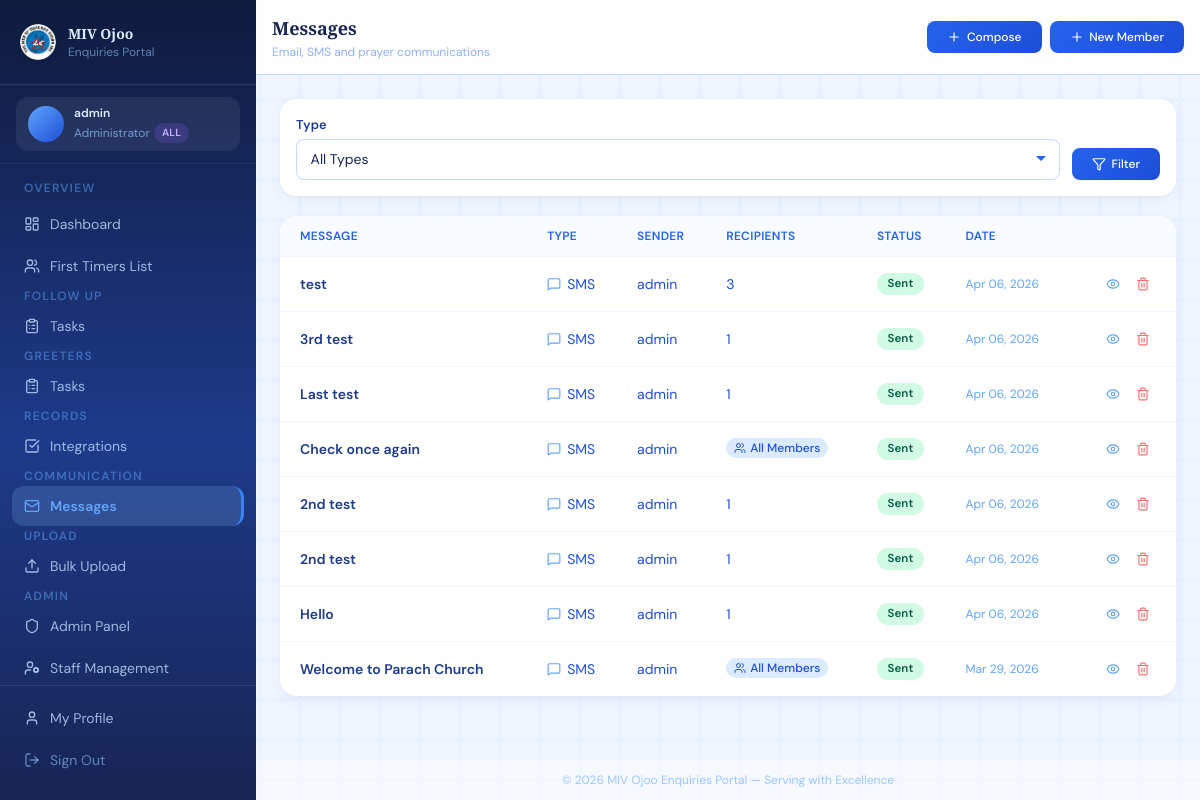
/messages/ (signed in), run on an earlier commit of the app's database.
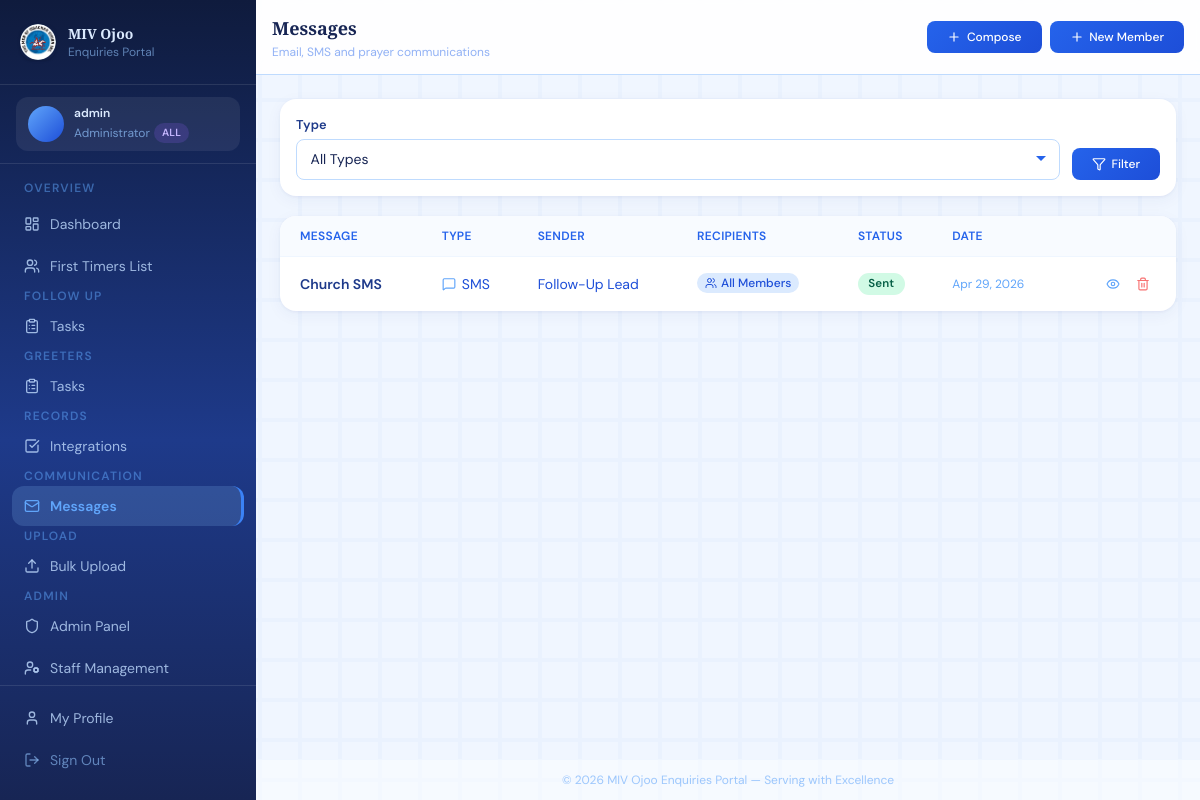
And on a later commit of the database.
### enquiries/models.py (models this page shows, shortened)
class Message(models.Model):
    TYPE_CHOICES = [
        ('email', 'Email'),
        ('sms', 'SMS'),
        ('both', 'Email & SMS'),
    ]
    STATUS_CHOICES = [
        ('draft', 'Draft'),
        ('scheduled', 'Scheduled'),
        ('sent', 'Sent'),
        ('failed', 'Failed'),
    ]
    title = models.CharField(max_length=200)
    message_type = models.CharField(max_length=20, choices=TYPE_CHOICES)
    subject = models.CharField(max_length=200, null=True, blank=True)
    body = models.TextField()
    status = models.CharField(max_length=20, choices=STATUS_CHOICES, default='draft')
    sender = models.ForeignKey(User, on_delete=models.SET_NULL, null=True)
    recipients = models.ManyToManyField(Member, blank=True, related_name='received_messages')
    send_to_all = models.BooleanField(default=False)
    scheduled_at = models.DateTimeField(null=True, blank=True)
    sent_at = models.DateTimeField(null=True, blank=True)
    total_sent = models.IntegerField(default=0)
    total_failed = models.IntegerField(default=0)
    related_event = models.ForeignKey(Event, on_delete=models.SET_NULL, null=True, blank=True)
    created_at = models.DateTimeField(auto_now_add=True)
    class Meta:
        ordering = ['-created_at']

### enquiries/views.py (the view)
# urls.py: path('messages/', views.message_list, name='message_list'),
@login_required
def message_list(request):
    msgs        = Message.objects.all().select_related('sender').order_by('-created_at')
    type_filter = request.GET.get('type', '')
    if type_filter:
        msgs = msgs.filter(message_type=type_filter)
    paginator     = Paginator(msgs, 10)
    messages_list = paginator.get_page(request.GET.get('page'))
    context = {
        'messages_list': messages_list,
        'type_filter':   type_filter,
        'type_choices':  Message.TYPE_CHOICES,
    }
    return render(request, 'enquiries/message_list.html', context)

### templates/enquiries/message_list.html (shortened to what the changed rows need)
{% extends "base.html" %}
{% block page_title %}Messages{% endblock %}
{% block content %}
<div class="card overflow-hidden hidden md:block">
  <div class="overflow-x-auto">
    <table class="w-full text-sm" style="min-width:640px;">
      <thead>
        <tr class="border-b border-blue-50" style="background:#f8fbff;">
          <th class="text-left px-5 py-3 text-xs font-semibold text-blue-600 uppercase tracking-wide">Message</th>
          <th class="text-left px-4 py-3 text-xs font-semibold text-blue-600 uppercase tracking-wide">Type</th>
          <th class="text-left px-4 py-3 text-xs font-semibold text-blue-600 uppercase tracking-wide">Sender</th>
          <th class="text-left px-4 py-3 text-xs font-semibold text-blue-600 uppercase tracking-wide">Recipients</th>
          <th class="text-left px-4 py-3 text-xs font-semibold text-blue-600 uppercase tracking-wide">Status</th>
          <th class="text-left px-4 py-3 text-xs font-semibold text-blue-600 uppercase tracking-wide">Date</th>
          <th class="text-right px-5 py-3"></th>
        </tr>
      </thead>
      <tbody class="divide-y divide-blue-50">
        {% for msg in messages_list %}
        <tr class="table-row">
          <td class="px-5 py-3.5">
            <a href="{% url 'message_detail' msg.pk %}" class="font-semibold text-blue-900 hover:text-blue-600 transition-colors">
              {{ msg.title }}
            </a>
          </td>
          <td class="px-4 py-3.5">
            <div class="flex items-center gap-1.5 text-blue-700">
              <i data-lucide="{% if msg.message_type == 'email' %}mail{% elif msg.message_type == 'sms' %}message-square{% elif msg.message_type == 'both' %}layers{% else %}megaphone{% endif %}"
                 class="w-3.5 h-3.5 text-blue-400"></i>
              {{ msg.get_message_type_display }}
            </div>
          </td>
          <td class="px-4 py-3.5 text-blue-700">
            {{ msg.sender.get_full_name|default:msg.sender.username }}
          </td>
          <td class="px-4 py-3.5 text-blue-700">
            {% if msg.send_to_all %}
              <span class="inline-flex items-center gap-1 text-xs bg-blue-100 text-blue-700 px-2 py-0.5 rounded-full font-medium">
                <i data-lucide="users" class="w-3 h-3"></i>All Members
              </span>
            {% else %}
              {{ msg.total_sent }}
            {% endif %}
          </td>
          <td class="px-4 py-3.5">
            <span class="badge badge-{{ msg.status }}">{{ msg.get_status_display }}</span>
          </td>
          <td class="px-4 py-3.5 text-blue-400 text-xs">
            {{ msg.created_at|date:"M d, Y" }}
          </td>
          <td class="px-5 py-3.5 text-right">
            <div class="flex items-center justify-end gap-1">
              <a href="{% url 'message_detail' msg.pk %}"
                 class="p-1.5 rounded-lg hover:bg-blue-100 text-blue-400 hover:text-blue-800 transition-colors"
                 title="View">
                <i data-lucide="eye" class="w-3.5 h-3.5"></i>
              </a>
              <a href="{% url 'message_delete' msg.pk %}"
                 class="p-1.5 rounded-lg hover:bg-red-100 text-red-400 hover:text-red-700 transition-colors"
                 title="Delete">
                <i data-lucide="trash-2" class="w-3.5 h-3.5"></i>
              </a>
            </div>
          </td>
        </tr>
        {% endfor %}
      </tbody>
    </table>
  </div>
</div>
{% endblock %}

What changed in the data, as far as the page shows it:
removed Message: title "test", message_type "SMS", sender.get_full_name "admin", total_sent "3", status "Sent", created_at "Apr 06, 2026"
removed Message: title "3rd test", message_type "SMS", sender.get_full_name "admin", total_sent "1", status "Sent", created_at "Apr 06, 2026"
removed Message: title "Last test", message_type "SMS", sender.get_full_name "admin", total_sent "1", status "Sent", created_at "Apr 06, 2026"
removed Message: title "Check once again", message_type "SMS", sender.get_full_name "admin", send_to_all True (drawn), status "Sent", created_at "Apr 06, 2026"
removed Message: title "2nd test", message_type "SMS", sender.get_full_name "admin", total_sent "1", status "Sent", created_at "Apr 06, 2026"
removed Message: title "2nd test", message_type "SMS", sender.get_full_name "admin", total_sent "1", status "Sent", created_at "Apr 06, 2026"
removed Message: title "Hello", message_type "SMS", sender.get_full_name "admin", total_sent "1", status "Sent", created_at "Apr 06, 2026"
removed Message: title "Welcome to Parach Church", message_type "SMS", sender.get_full_name "admin", send_to_all True (drawn), status "Sent", created_at "Mar 29, 2026"
added Message: title "Church SMS", message_type "SMS", sender.get_full_name "Follow-Up Lead", send_to_all True (drawn), status "Sent", created_at "Apr 29, 2026"
